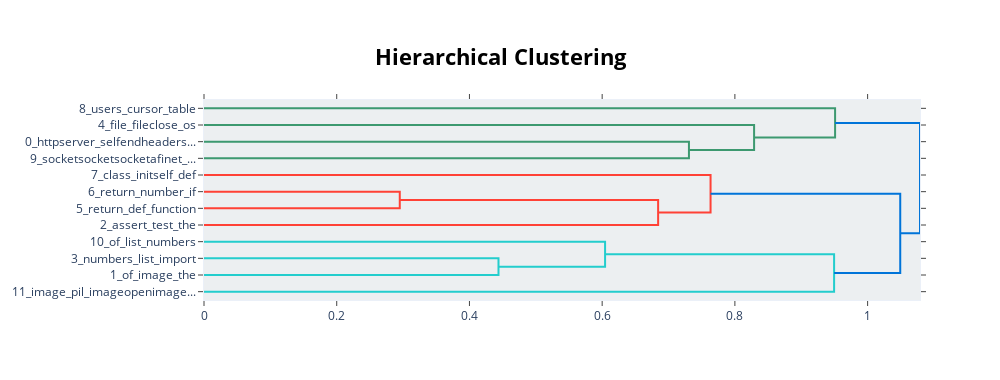

This figure's notebook cell:
### Code cell
constant_topic_model.visualize_hierarchy()

### Figure 1 — Plotly figure (JSON) as saved in the notebook; plotly's stock layout.template omitted (floating-point values rounded to 4 significant figures)
{"data": [{"hoverinfo": "text", "marker": {"color": "rgb(61,153,112)"}, "mode": "lines", "type": "scatter", "x": [0.0, 0.7308, 0.7308, 0.0], "xaxis": "x", "y": [-25.0, -25.0, -35.0, -35.0], "yaxis": "y"}, {"hoverinfo": "text", "marker": {"color": "rgb(61,153,112)"}, "mode": "lines", "type": "scatter", "x": [0.0, 0.8289, 0.8289, 0.7308], "xaxis": "x", "y": [-15.0, -15.0, -30.0, -30.0], "yaxis": "y"}, {"hoverinfo": "text", "marker": {"color": "rgb(61,153,112)"}, "mode": "lines", "type": "scatter", "x": [0.0, 0.951, 0.951, 0.8289], "xaxis": "x", "y": [-5.0, -5.0, -22.5, -22.5], "yaxis": "y"}, {"hoverinfo": "text", "marker": {"color": "rgb(255,65,54)"}, "mode": "lines", "type": "scatter", "x": [0.0, 0.295, 0.295, 0.0], "xaxis": "x", "y": [-55.0, -55.0, -65.0, -65.0], "yaxis": "y"}, {"hoverinfo": "text", "marker": {"color": "rgb(255,65,54)"}, "mode": "lines", "type": "scatter", "x": [0.295, 0.6843, 0.6843, 0.0], "xaxis": "x", "y": [-60.0, -60.0, -75.0, -75.0], "yaxis": "y"}, {"hoverinfo": "text", "marker": {"color": "rgb(255,65,54)"}, "mode": "lines", "type": "scatter", "x": [0.0, 0.7633, 0.7633, 0.6843], "xaxis": "x", "y": [-45.0, -45.0, -67.5, -67.5], "yaxis": "y"}, {"hoverinfo": "text", "marker": {"color": "rgb(35,205,205)"}, "mode": "lines", "type": "scatter", "x": [0.0, 0.4438, 0.4438, 0.0], "xaxis": "x", "y": [-95.0, -95.0, -105.0, -105.0], "yaxis": "y"}, {"hoverinfo": "text", "marker": {"color": "rgb(35,205,205)"}, "mode": "lines", "type": "scatter", "x": [0.0, 0.6044, 0.6044, 0.4438], "xaxis": "x", "y": [-85.0, -85.0, -100.0, -100.0], "yaxis": "y"}, {"hoverinfo": "text", "marker": {"color": "rgb(35,205,205)"}, "mode": "lines", "type": "scatter", "x": [0.6044, 0.9495, 0.9495, 0.0], "xaxis": "x", "y": [-92.5, -92.5, -115.0, -115.0], "yaxis": "y"}, {"hoverinfo": "text", "marker": {"color": "rgb(0,116,217)"}, "mode": "lines", "type": "scatter", "x": [0.7633, 1.049, 1.049, 0.9495], "xaxis": "x", "y": [-56.25, -56.25, -103.8, -103.8], "yaxis": "y"}, {"hoverinfo": "text", "marker": {"color": "rgb(0,116,217)"}, "mode": "lines", "type": "scatter", "x": [0.951, 1.079, 1.079, 1.049], "xaxis": "x", "y": [-13.75, -13.75, -80.0, -80.0], "yaxis": "y"}], "layout": {"autosize": false, "height": 380, "hoverlabel": {"bgcolor": "white", "font": {"family": "Rockwell", "size": 16}}, "hovermode": "closest", "plot_bgcolor": "#ECEFF1", "showlegend": false, "title": {"font": {"color": "Black", "size": 22}, "text": "<b>Hierarchical Clustering</b>", "x": 0.5, "xanchor": "center", "yanchor": "top"}, "width": 1000, "xaxis": {"mirror": "allticks", "rangemode": "tozero", "showgrid": false, "showline": true, "showticklabels": true, "ticks": "outside", "type": "linear", "zeroline": false}, "yaxis": {"mirror": "allticks", "range": [-120, 0], "rangemode": "tozero", "showgrid": false, "showline": true, "showticklabels": true, "tickmode": "array", "ticks": "outside", "ticktext": ["8_users_cursor_table", "4_file_fileclose_os", "0_httpserver_selfendheaders...", "9_socketsocketsocketafinet_...", "7_class_initself_def", "6_return_number_if", "5_return_def_function", "2_assert_test_the", "10_of_list_numbers", "3_numbers_list_import", "1_of_image_the", "11_image_pil_imageopenimage..."], "tickvals": [-5, -15, -25, -35, -45, -55, -65, -75, -85, -95, -105, -115], "type": "linear", "zeroline": false}}}
